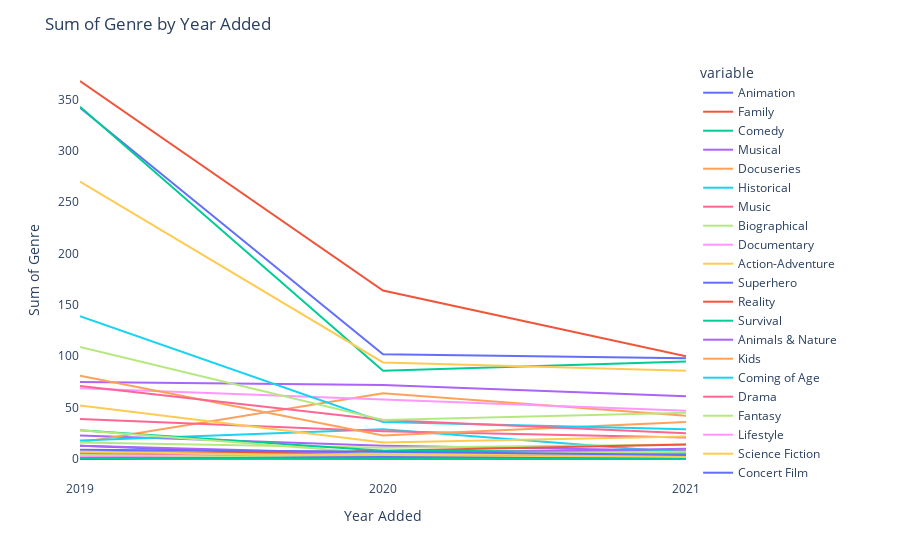

Notebook code cell kept with this figure:
### Markdown cell above
More close look of Genre trend in 10 years

### Code cell
#group by year added and find the average genre exclude release year
dp.groupby('year_added').sum().reset_index().drop('release_year', axis=1)

#make graph of the average genre by year added just 10 years
fig = px.line(dp.groupby('year_added').sum().reset_index().iloc[-10:].drop('release_year', axis=1), x='year_added', y=dp.groupby('year_added').sum().reset_index().iloc[-10:].drop('release_year', axis=1).columns[1:])
fig.update_layout(title_text='Sum of Genre by Year Added')
#remove background
fig.update_layout(plot_bgcolor='rgba(0,0,0,0)')
#x axis name
fig.update_xaxes(title_text='Year Added')
#y axis name
fig.update_yaxes(title_text='Sum of Genre')
fig.show()

### Figure 1 — Plotly figure (JSON) as saved in the notebook; plotly's stock layout.template omitted (floating-point values rounded to 4 significant figures)
{"data": [{"hovertemplate": "variable=Animation<br>year_added=%{x}<br>value=%{y}<extra></extra>", "legendgroup": "Animation", "line": {"color": "#636efa", "dash": "solid"}, "marker": {"symbol": "circle"}, "mode": "lines", "name": "Animation", "orientation": "v", "showlegend": true, "type": "scatter", "x": ["2019", "2020", "2021"], "xaxis": "x", "y": [342, 102, 98], "yaxis": "y"}, {"hovertemplate": "variable=Family<br>year_added=%{x}<br>value=%{y}<extra></extra>", "legendgroup": "Family", "line": {"color": "#EF553B", "dash": "solid"}, "marker": {"symbol": "circle"}, "mode": "lines", "name": "Family", "orientation": "v", "showlegend": true, "type": "scatter", "x": ["2019", "2020", "2021"], "xaxis": "x", "y": [368, 164, 100], "yaxis": "y"}, {"hovertemplate": "variable=Comedy<br>year_added=%{x}<br>value=%{y}<extra></extra>", "legendgroup": "Comedy", "line": {"color": "#00cc96", "dash": "solid"}, "marker": {"symbol": "circle"}, "mode": "lines", "name": "Comedy", "orientation": "v", "showlegend": true, "type": "scatter", "x": ["2019", "2020", "2021"], "xaxis": "x", "y": [343, 86, 95], "yaxis": "y"}, {"hovertemplate": "variable=Musical<br>year_added=%{x}<br>value=%{y}<extra></extra>", "legendgroup": "Musical", "line": {"color": "#ab63fa", "dash": "solid"}, "marker": {"symbol": "circle"}, "mode": "lines", "name": "Musical", "orientation": "v", "showlegend": true, "type": "scatter", "x": ["2019", "2020", "2021"], "xaxis": "x", "y": [23, 13, 8], "yaxis": "y"}, {"hovertemplate": "variable=Docuseries<br>year_added=%{x}<br>value=%{y}<extra></extra>", "legendgroup": "Docuseries", "line": {"color": "#FFA15A", "dash": "solid"}, "marker": {"symbol": "circle"}, "mode": "lines", "name": "Docuseries", "orientation": "v", "showlegend": true, "type": "scatter", "x": ["2019", "2020", "2021"], "xaxis": "x", "y": [16, 64, 42], "yaxis": "y"}, {"hovertemplate": "variable=Historical<br>year_added=%{x}<br>value=%{y}<extra></extra>", "legendgroup": "Historical", "line": {"color": "#19d3f3", "dash": "solid"}, "marker": {"symbol": "circle"}, "mode": "lines", "name": "Historical", "orientation": "v", "showlegend": true, "type": "scatter", "x": ["2019", "2020", "2021"], "xaxis": "x", "y": [18, 29, 6], "yaxis": "y"}, {"hovertemplate": "variable=Music<br>year_added=%{x}<br>value=%{y}<extra></extra>", "legendgroup": "Music", "line": {"color": "#FF6692", "dash": "solid"}, "marker": {"symbol": "circle"}, "mode": "lines", "name": "Music", "orientation": "v", "showlegend": true, "type": "scatter", "x": ["2019", "2020", "2021"], "xaxis": "x", "y": [39, 27, 21], "yaxis": "y"}, {"hovertemplate": "variable=Biographical<br>year_added=%{x}<br>value=%{y}<extra></extra>", "legendgroup": "Biographical", "line": {"color": "#B6E880", "dash": "solid"}, "marker": {"symbol": "circle"}, "mode": "lines", "name": "Biographical", "orientation": "v", "showlegend": true, "type": "scatter", "x": ["2019", "2020", "2021"], "xaxis": "x", "y": [16, 11, 14], "yaxis": "y"}, {"hovertemplate": "variable=Documentary<br>year_added=%{x}<br>value=%{y}<extra></extra>", "legendgroup": "Documentary", "line": {"color": "#FF97FF", "dash": "solid"}, "marker": {"symbol": "circle"}, "mode": "lines", "name": "Documentary", "orientation": "v", "showlegend": true, "type": "scatter", "x": ["2019", "2020", "2021"], "xaxis": "x", "y": [69, 58, 47], "yaxis": "y"}, {"hovertemplate": "variable=Action-Adventure<br>year_added=%{x}<br>value=%{y}<extra></extra>", "legendgroup": "Action-Adventure", "line": {"color": "#FECB52", "dash": "solid"}, "marker": {"symbol": "circle"}, "mode": "lines", "name": "Action-Adventure", "orientation": "v", "showlegend": true, "type": "scatter", "x": ["2019", "2020", "2021"], "xaxis": "x", "y": [270, 94, 86], "yaxis": "y"}, {"hovertemplate": "variable=Superhero<br>year_added=%{x}<br>value=%{y}<extra></extra>", "legendgroup": "Superhero", "line": {"color": "#636efa", "dash": "solid"}, "marker": {"symbol": "circle"}, "mode": "lines", "name": "Superhero", "orientation": "v", "showlegend": true, "type": "scatter", "x": ["2019", "2020", "2021"], "xaxis": "x", "y": [13, 2, 4], "yaxis": "y"}, {"hovertemplate": "variable=Reality<br>year_added=%{x}<br>value=%{y}<extra></extra>", "legendgroup": "Reality", "line": {"color": "#EF553B", "dash": "solid"}, "marker": {"symbol": "circle"}, "mode": "lines", "name": "Reality", "orientation": "v", "showlegend": true, "type": "scatter", "x": ["2019", "2020", "2021"], "xaxis": "x", "y": [4, 8, 14], "yaxis": "y"}, {"hovertemplate": "variable=Survival<br>year_added=%{x}<br>value=%{y}<extra></extra>", "legendgroup": "Survival", "line": {"color": "#00cc96", "dash": "solid"}, "marker": {"symbol": "circle"}, "mode": "lines", "name": "Survival", "orientation": "v", "showlegend": true, "type": "scatter", "x": ["2019", "2020", "2021"], "xaxis": "x", "y": [3, 1, 5], "yaxis": "y"}, {"hovertemplate": "variable=Animals & Nature<br>year_added=%{x}<br>value=%{y}<extra></extra>", "legendgroup": "Animals & Nature", "line": {"color": "#ab63fa", "dash": "solid"}, "marker": {"symbol": "circle"}, "mode": "lines", "name": "Animals & Nature", "orientation": "v", "showlegend": true, "type": "scatter", "x": ["2019", "2020", "2021"], "xaxis": "x", "y": [75, 72, 61], "yaxis": "y"}, {"hovertemplate": "variable=Kids<br>year_added=%{x}<br>value=%{y}<extra></extra>", "legendgroup": "Kids", "line": {"color": "#FFA15A", "dash": "solid"}, "marker": {"symbol": "circle"}, "mode": "lines", "name": "Kids", "orientation": "v", "showlegend": true, "type": "scatter", "x": ["2019", "2020", "2021"], "xaxis": "x", "y": [81, 23, 36], "yaxis": "y"}, {"hovertemplate": "variable=Coming of Age<br>year_added=%{x}<br>value=%{y}<extra></extra>", "legendgroup": "Coming of Age", "line": {"color": "#19d3f3", "dash": "solid"}, "marker": {"symbol": "circle"}, "mode": "lines", "name": "Coming of Age", "orientation": "v", "showlegend": true, "type": "scatter", "x": ["2019", "2020", "2021"], "xaxis": "x", "y": [139, 36, 29], "yaxis": "y"}, {"hovertemplate": "variable=Drama<br>year_added=%{x}<br>value=%{y}<extra></extra>", "legendgroup": "Drama", "line": {"color": "#FF6692", "dash": "solid"}, "marker": {"symbol": "circle"}, "mode": "lines", "name": "Drama", "orientation": "v", "showlegend": true, "type": "scatter", "x": ["2019", "2020", "2021"], "xaxis": "x", "y": [71, 38, 25], "yaxis": "y"}, {"hovertemplate": "variable=Fantasy<br>year_added=%{x}<br>value=%{y}<extra></extra>", "legendgroup": "Fantasy", "line": {"color": "#B6E880", "dash": "solid"}, "marker": {"symbol": "circle"}, "mode": "lines", "name": "Fantasy", "orientation": "v", "showlegend": true, "type": "scatter", "x": ["2019", "2020", "2021"], "xaxis": "x", "y": [109, 38, 45], "yaxis": "y"}, {"hovertemplate": "variable=Lifestyle<br>year_added=%{x}<br>value=%{y}<extra></extra>", "legendgroup": "Lifestyle", "line": {"color": "#FF97FF", "dash": "solid"}, "marker": {"symbol": "circle"}, "mode": "lines", "name": "Lifestyle", "orientation": "v", "showlegend": true, "type": "scatter", "x": ["2019", "2020", "2021"], "xaxis": "x", "y": [4, 2, 2], "yaxis": "y"}, {"hovertemplate": "variable=Science Fiction<br>year_added=%{x}<br>value=%{y}<extra></extra>", "legendgroup": "Science Fiction", "line": {"color": "#FECB52", "dash": "solid"}, "marker": {"symbol": "circle"}, "mode": "lines", "name": "Science Fiction", "orientation": "v", "showlegend": true, "type": "scatter", "x": ["2019", "2020", "2021"], "xaxis": "x", "y": [52, 16, 22], "yaxis": "y"}, {"hovertemplate": "variable=Concert Film<br>year_added=%{x}<br>value=%{y}<extra></extra>", "legendgroup": "Concert Film", "line": {"color": "#636efa", "dash": "solid"}, "marker": {"symbol": "circle"}, "mode": "lines", "name": "Concert Film", "orientation": "v", "showlegend": true, "type": "scatter", "x": ["2019", "2020", "2021"], "xaxis": "x", "y": [3, 1, 3], "yaxis": "y"}, {"hovertemplate": "variable=Crime<br>year_added=%{x}<br>value=%{y}<extra></extra>", "legendgroup": "Crime", "line": {"color": "#EF553B", "dash": "solid"}, "marker": {"symbol": "circle"}, "mode": "lines", "name": "Crime", "orientation": "v", "showlegend": true, "type": "scatter", "x": ["2019", "2020", "2021"], "xaxis": "x", "y": [7, 5, 4], "yaxis": "y"}, {"hovertemplate": "variable=Sports<br>year_added=%{x}<br>value=%{y}<extra></extra>", "legendgroup": "Sports", "line": {"color": "#00cc96", "dash": "solid"}, "marker": {"symbol": "circle"}, "mode": "lines", "name": "Sports", "orientation": "v", "showlegend": true, "type": "scatter", "x": ["2019", "2020", "2021"], "xaxis": "x", "y": [28, 8, 7], "yaxis": "y"}, {"hovertemplate": "variable=Anthology<br>year_added=%{x}<br>value=%{y}<extra></extra>", "legendgroup": "Anthology", "line": {"color": "#ab63fa", "dash": "solid"}, "marker": {"symbol": "circle"}, "mode": "lines", "name": "Anthology", "orientation": "v", "showlegend": true, "type": "scatter", "x": ["2019", "2020", "2021"], "xaxis": "x", "y": [13, 5, 10], "yaxis": "y"}, {"hovertemplate": "variable=Medical<br>year_added=%{x}<br>value=%{y}<extra></extra>", "legendgroup": "Medical", "line": {"color": "#FFA15A", "dash": "solid"}, "marker": {"symbol": "circle"}, "mode": "lines", "name": "Medical", "orientation": "v", "showlegend": true, "type": "scatter", "x": ["2019", "2020", "2021"], "xaxis": "x", "y": [2, 2, 2], "yaxis": "y"}, {"hovertemplate": "variable=Variety<br>year_added=%{x}<br>value=%{y}<extra></extra>", "legendgroup": "Variety", "line": {"color": "#19d3f3", "dash": "solid"}, "marker": {"symbol": "circle"}, "mode": "lines", "name": "Variety", "orientation": "v", "showlegend": true, "type": "scatter", "x": ["2019", "2020", "2021"], "xaxis": "x", "y": [2, 5, 5], "yaxis": "y"}, {"hovertemplate": "variable=Spy/Espionage<br>year_added=%{x}<br>value=%{y}<extra></extra>", "legendgroup": "Spy/Espionage", "line": {"color": "#FF6692", "dash": "solid"}, "marker": {"symbol": "circle"}, "mode": "lines", "name": "Spy/Espionage", "orientation": "v", "showlegend": true, "type": "scatter", "x": ["2019", "2020", "2021"], "xaxis": "x", "y": [1, 0, 2], "yaxis": "y"}, {"hovertemplate": "variable=Buddy<br>year_added=%{x}<br>value=%{y}<extra></extra>", "legendgroup": "Buddy", "line": {"color": "#B6E880", "dash": "solid"}, "marker": {"symbol": "circle"}, "mode": "lines", "name": "Buddy", "orientation": "v", "showlegend": true, "type": "scatter", "x": ["2019", "2020", "2021"], "xaxis": "x", "y": [28, 5, 7], "yaxis": "y"}, {"hovertemplate": "variable=Parody<br>year_added=%{x}<br>value=%{y}<extra></extra>", "legendgroup": "Parody", "line": {"color": "#FF97FF", "dash": "solid"}, "marker": {"symbol": "circle"}, "mode": "lines", "name": "Parody", "orientation": "v", "showlegend": true, "type": "scatter", "x": ["2019", "2020", "2021"], "xaxis": "x", "y": [4, 2, 3], "yaxis": "y"}, {"hovertemplate": "variable=Game Show / Competition<br>year_added=%{x}<br>value=%{y}<extra></extra>", "legendgroup": "Game Show / Competition", "line": {"color": "#FECB52", "dash": "solid"}, "marker": {"symbol": "circle"}, "mode": "lines", "name": "Game Show / Competition", "orientation": "v", "showlegend": true, "type": "scatter", "x": ["2019", "2020", "2021"], "xaxis": "x", "y": [1, 5, 4], "yaxis": "y"}, {"hovertemplate": "variable=Romance<br>year_added=%{x}<br>value=%{y}<extra></extra>", "legendgroup": "Romance", "line": {"color": "#636efa", "dash": "solid"}, "marker": {"symbol": "circle"}, "mode": "lines", "name": "Romance", "orientation": "v", "showlegend": true, "type": "scatter", "x": ["2019", "2020", "2021"], "xaxis": "x", "y": [9, 7, 4], "yaxis": "y"}, {"hovertemplate": "variable=Anime<br>year_added=%{x}<br>value=%{y}<extra></extra>", "legendgroup": "Anime", "line": {"color": "#EF553B", "dash": "solid"}, "marker": {"symbol": "circle"}, "mode": "lines", "name": "Anime", "orientation": "v", "showlegend": true, "type": "scatter", "x": ["2019", "2020", "2021"], "xaxis": "x", "y": [0, 2, 2], "yaxis": "y"}, {"hovertemplate": "variable=Romantic Comedy<br>year_added=%{x}<br>value=%{y}<extra></extra>", "legendgroup": "Romantic Comedy", "line": {"color": "#00cc96", "dash": "solid"}, "marker": {"symbol": "circle"}, "mode": "lines", "name": "Romantic Comedy", "orientation": "v", "showlegend": true, "type": "scatter", "x": ["2019", "2020", "2021"], "xaxis": "x", "y": [1, 0, 1], "yaxis": "y"}, {"hovertemplate": "variable=Thriller<br>year_added=%{x}<br>value=%{y}<extra></extra>", "legendgroup": "Thriller", "line": {"color": "#ab63fa", "dash": "solid"}, "marker": {"symbol": "circle"}, "mode": "lines", "name": "Thriller", "orientation": "v", "showlegend": true, "type": "scatter", "x": ["2019", "2020", "2021"], "xaxis": "x", "y": [3, 1, 1], "yaxis": "y"}, {"hovertemplate": "variable=Police/Cop<br>year_added=%{x}<br>value=%{y}<extra></extra>", "legendgroup": "Police/Cop", "line": {"color": "#FFA15A", "dash": "solid"}, "marker": {"symbol": "circle"}, "mode": "lines", "name": "Police/Cop", "orientation": "v", "showlegend": true, "type": "scatter", "x": ["2019", "2020", "2021"], "xaxis": "x", "y": [0, 0, 1], "yaxis": "y"}, {"hovertemplate": "variable=Talk Show<br>year_added=%{x}<br>value=%{y}<extra></extra>", "legendgroup": "Talk Show", "line": {"color": "#19d3f3", "dash": "solid"}, "marker": {"symbol": "circle"}, "mode": "lines", "name": "Talk Show", "orientation": "v", "showlegend": true, "type": "scatter", "x": ["2019", "2020", "2021"], "xaxis": "x", "y": [0, 0, 1], "yaxis": "y"}, {"hovertemplate": "variable=Western<br>year_added=%{x}<br>value=%{y}<extra></extra>", "legendgroup": "Western", "line": {"color": "#FF6692", "dash": "solid"}, "marker": {"symbol": "circle"}, "mode": "lines", "name": "Western", "orientation": "v", "showlegend": true, "type": "scatter", "x": ["2019", "2020", "2021"], "xaxis": "x", "y": [5, 0, 2], "yaxis": "y"}, {"hovertemplate": "variable=Dance<br>year_added=%{x}<br>value=%{y}<extra></extra>", "legendgroup": "Dance", "line": {"color": "#B6E880", "dash": "solid"}, "marker": {"symbol": "circle"}, "mode": "lines", "name": "Dance", "orientation": "v", "showlegend": true, "type": "scatter", "x": ["2019", "2020", "2021"], "xaxis": "x", "y": [4, 1, 1], "yaxis": "y"}, {"hovertemplate": "variable=Series<br>year_added=%{x}<br>value=%{y}<extra></extra>", "legendgroup": "Series", "line": {"color": "#FF97FF", "dash": "solid"}, "marker": {"symbol": "circle"}, "mode": "lines", "name": "Series", "orientation": "v", "showlegend": true, "type": "scatter", "x": ["2019", "2020", "2021"], "xaxis": "x", "y": [2, 0, 1], "yaxis": "y"}, {"hovertemplate": "variable=Mystery<br>year_added=%{x}<br>value=%{y}<extra></extra>", "legendgroup": "Mystery", "line": {"color": "#FECB52", "dash": "solid"}, "marker": {"symbol": "circle"}, "mode": "lines", "name": "Mystery", "orientation": "v", "showlegend": true, "type": "scatter", "x": ["2019", "2020", "2021"], "xaxis": "x", "y": [7, 3, 2], "yaxis": "y"}, {"hovertemplate": "variable=Soap Opera / Melodrama<br>year_added=%{x}<br>value=%{y}<extra></extra>", "legendgroup": "Soap Opera / Melodrama", "line": {"color": "#636efa", "dash": "solid"}, "marker": {"symbol": "circle"}, "mode": "lines", "name": "Soap Opera / Melodrama", "orientation": "v", "showlegend": true, "type": "scatter", "x": ["2019", "2020", "2021"], "xaxis": "x", "y": [0, 2, 0], "yaxis": "y"}, {"hovertemplate": "variable=Disaster<br>year_added=%{x}<br>value=%{y}<extra></extra>", "legendgroup": "Disaster", "line": {"color": "#EF553B", "dash": "solid"}, "marker": {"symbol": "circle"}, "mode": "lines", "name": "Disaster", "orientation": "v", "showlegend": true, "type": "scatter", "x": ["2019", "2020", "2021"], "xaxis": "x", "y": [1, 1, 0], "yaxis": "y"}, {"hovertemplate": "variable=Travel<br>year_added=%{x}<br>value=%{y}<extra></extra>", "legendgroup": "Travel", "line": {"color": "#00cc96", "dash": "solid"}, "marker": {"symbol": "circle"}, "mode": "lines", "name": "Travel", "orientation": "v", "showlegend": true, "type": "scatter", "x": ["2019", "2020", "2021"], "xaxis": "x", "y": [1, 0, 0], "yaxis": "y"}], "layout": {"legend": {"title": {"text": "variable"}, "tracegroupgap": 0}, "margin": {"t": 60}, "plot_bgcolor": "rgba(0,0,0,0)", "title": {"text": "Sum of Genre by Year Added"}, "xaxis": {"anchor": "y", "domain": [0, 1], "title": {"text": "Year Added"}}, "yaxis": {"anchor": "x", "domain": [0, 1], "title": {"text": "Sum of Genre"}}}}
